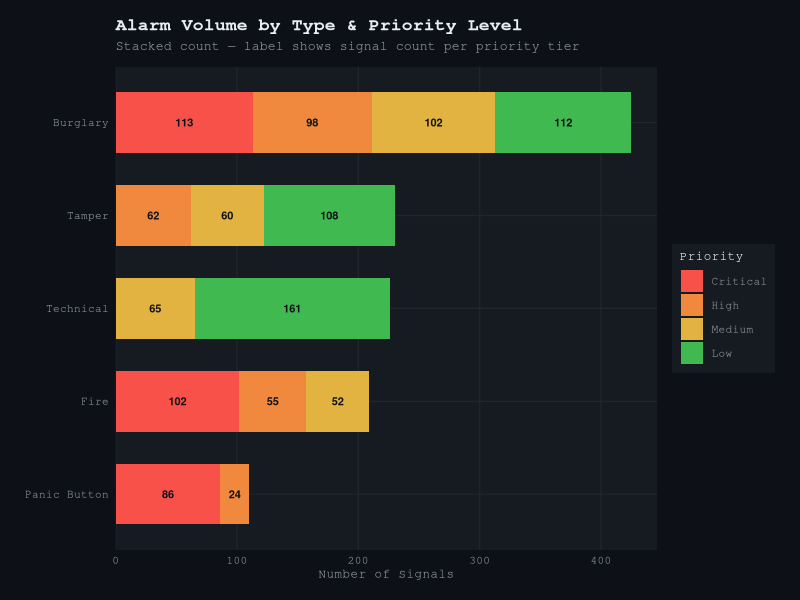
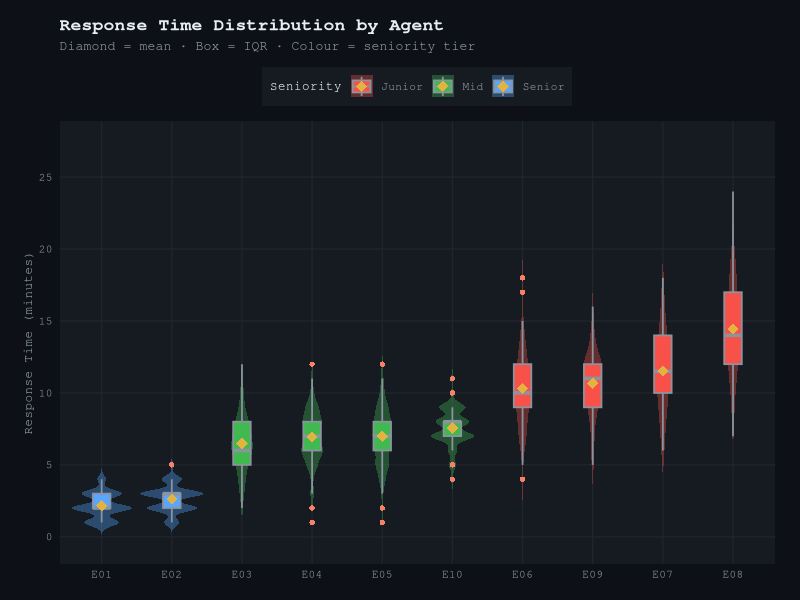
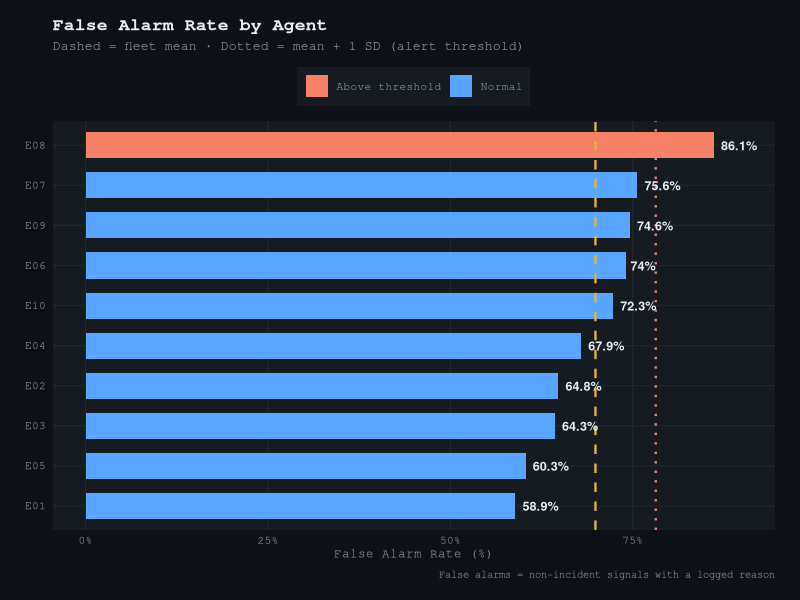
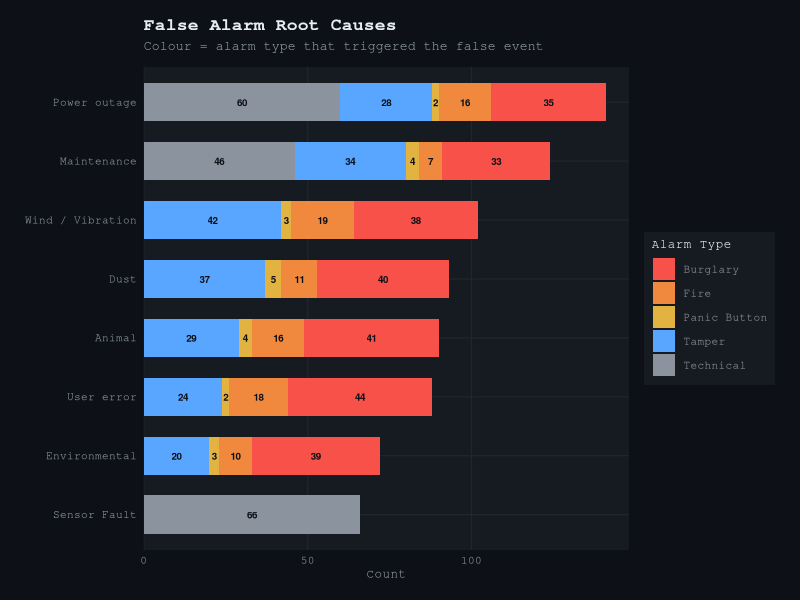
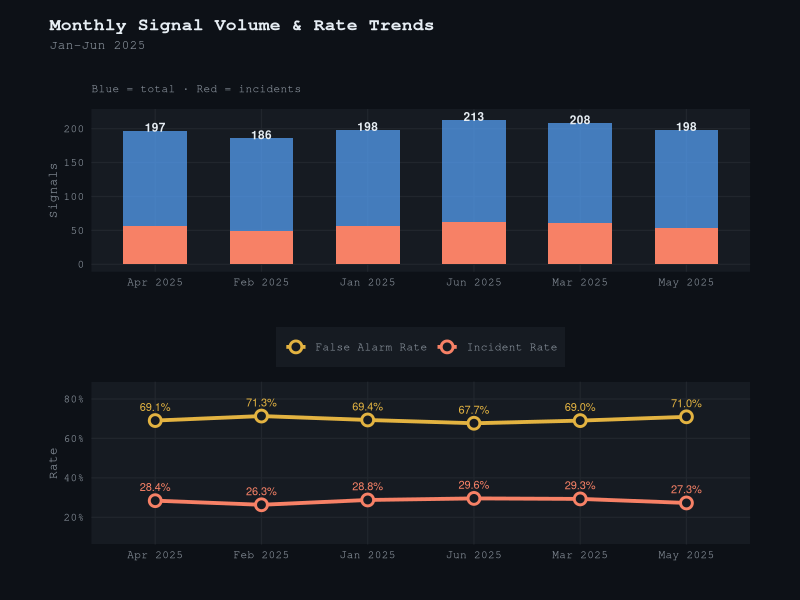
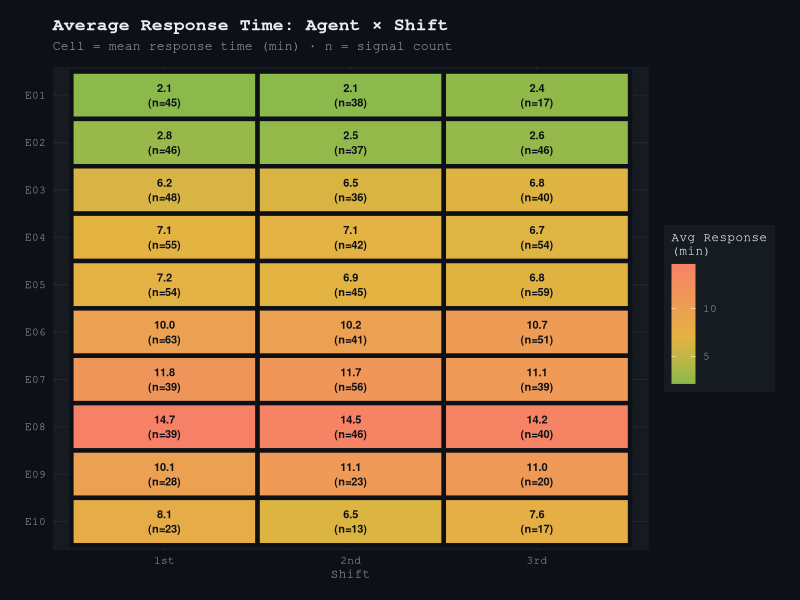
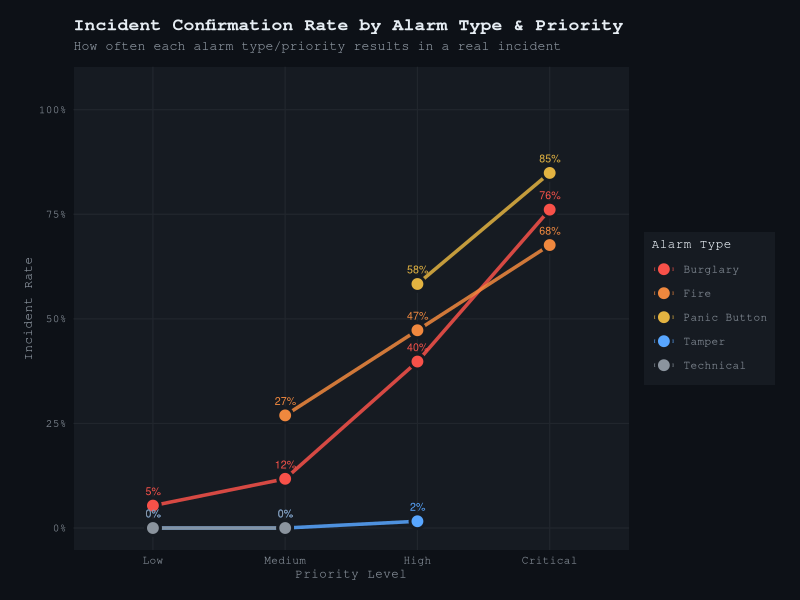
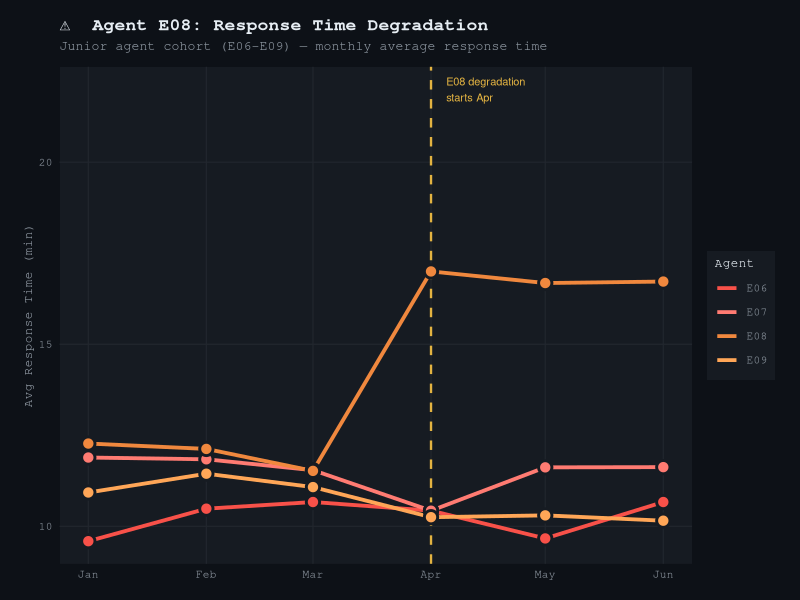

Recreate these plots in R, in order.
# =============================================================================
#  Security Operations Center (SOC) — Alarm Signal Analysis
#  Author  : Konstantina Gianniou
#  Dataset : SOC_Enhanced_Dataset.xlsx  (1,200 alarm signals, Jan–Jun 2025)
#  Purpose : Agent performance audit, false alarm intelligence,
#            incident pattern analysis, and statistical hypothesis testing
# =============================================================================

# ── 0. SETUP ──────────────────────────────────────────────────────────────────

required <- c(
  "readxl", "dplyr", "tidyr", "lubridate", "stringr", "forcats",
  "ggplot2", "scales", "patchwork", "ggtext", "viridis",
  "broom", "knitr"
)
new_pkgs <- setdiff(required, rownames(installed.packages()))
if (length(new_pkgs)) install.packages(new_pkgs, repos = "https://cloud.r-project.org")

suppressPackageStartupMessages({
  library(readxl); library(dplyr); library(tidyr); library(lubridate)
  library(stringr); library(forcats); library(ggplot2); library(scales)
  library(patchwork); library(viridis); library(broom); library(knitr)
})

dir.create("plots", showWarnings = FALSE)

cat("=== SOC Alarm Analysis — Initialised ===\n\n")


# ── 1. DATA LOADING & CLEANING ────────────────────────────────────────────────

raw <- read_excel("SOC_Enhanced_Dataset.xlsx", sheet = "SOC_Alarms")

df <- raw %>%
  mutate(
    Date             = as.Date(Date),
    Month            = floor_date(Date, "month"),
    Month_Label      = format(Date, "%b %Y"),
    Week             = floor_date(Date, "week"),
    Hour             = as.integer(str_extract(Time, "^\\d+")),
    # Binary flags
    is_incident      = (Incident == "Yes"),
    is_false_alarm   = (!is_incident & False_Alarm_Reason != "N/A"),
    police_called    = (Police_Called == "Yes"),
    fire_called      = (Fire_Department_Called == "Yes"),
    escalated        = (Escalated == "Yes"),
    # Ordered factors
    Priority_Level   = factor(Priority_Level,
                              levels = c("Low","Medium","High","Critical"),
                              ordered = TRUE),
    Agent_Seniority  = factor(Agent_Seniority,
                              levels = c("Junior","Mid","Senior"),
                              ordered = TRUE),
    Shift            = factor(Shift, levels = c("1st","2nd","3rd")),
    # False alarm reason — replace "N/A" with NA for cleaner analysis
    FA_Reason        = ifelse(False_Alarm_Reason == "N/A" | is.na(False_Alarm_Reason),
                              NA_character_, False_Alarm_Reason)
  )

cat(sprintf("Records loaded   : %d\n",  nrow(df)))
cat(sprintf("Date range       : %s → %s\n", min(df$Date), max(df$Date)))
cat(sprintf("Agents           : %s\n",
            paste(sort(unique(df$Handled_By)), collapse = ", ")))
cat(sprintf("Alarm types      : %s\n",
            paste(sort(unique(df$Alarm_Type)), collapse = ", ")))
cat(sprintf("Incident rate    : %.1f%%\n", mean(df$is_incident)*100))
cat(sprintf("False alarm rate : %.1f%%\n", mean(df$is_false_alarm, na.rm=TRUE)*100))


# ── 2. COLOUR PALETTE & THEME ─────────────────────────────────────────────────

# Dark operational theme — fitting for a SOC environment
COL_BG      <- "#0D1117"
COL_PANEL   <- "#161B22"
COL_GRID    <- "#21262D"
COL_TEXT    <- "#E6EDF3"
COL_MUTED   <- "#8B949E"
COL_ACCENT  <- "#F78166"   # red-orange — alert colour
COL_SAFE    <- "#3FB950"   # green — resolved / safe
COL_INFO    <- "#58A6FF"   # blue — informational
COL_WARN    <- "#E3B341"   # amber — warning

priority_cols <- c(
  "Low"      = "#3FB950",
  "Medium"   = "#E3B341",
  "High"     = "#F0883E",
  "Critical" = "#F85149"
)

alarm_cols <- c(
  "Burglary"     = "#F85149",
  "Fire"         = "#F0883E",
  "Panic Button" = "#E3B341",
  "Tamper"       = "#58A6FF",
  "Technical"    = "#8B949E"
)

agent_cols <- c(
  E01="#58A6FF", E02="#79C0FF",
  E03="#3FB950", E04="#56D364", E05="#2EA043", E10="#85E89D",
  E06="#F85149", E07="#FF7B72", E08="#F0883E", E09="#FFA657"
)

seniority_cols <- c("Senior"="#58A6FF", "Mid"="#3FB950", "Junior"="#F85149")

soc_theme <- theme_minimal(base_family = "mono") +
  theme(
    plot.background    = element_rect(fill = COL_BG,    colour = NA),
    panel.background   = element_rect(fill = COL_PANEL, colour = NA),
    panel.grid.major   = element_line(colour = COL_GRID, linewidth = 0.4),
    panel.grid.minor   = element_blank(),
    plot.title         = element_text(colour = COL_TEXT,  face="bold", size=13),
    plot.subtitle      = element_text(colour = COL_MUTED, size=9.5,
                                      margin = margin(b=10)),
    plot.caption       = element_text(colour = COL_MUTED, size=7.5,
                                      margin = margin(t=8)),
    axis.title         = element_text(colour = COL_MUTED, size=9),
    axis.text          = element_text(colour = COL_MUTED, size=8),
    legend.background  = element_rect(fill = COL_PANEL, colour = NA),
    legend.title       = element_text(colour = COL_TEXT,  size=9),
    legend.text        = element_text(colour = COL_MUTED, size=8),
    strip.background   = element_rect(fill = COL_GRID, colour = NA),
    strip.text         = element_text(colour = COL_TEXT, face="bold", size=9),
    plot.margin        = margin(14, 18, 14, 18)
  )

theme_set(soc_theme)


# ── 3. KPI SUMMARY ────────────────────────────────────────────────────────────

kpi <- list(
  total_signals    = nrow(df),
  incident_rate    = mean(df$is_incident),
  false_alarm_rate = mean(df$is_false_alarm, na.rm = TRUE),
  escalation_rate  = mean(df$escalated),
  avg_response     = mean(df$Response_Time_Min),
  avg_resolution   = mean(df$Resolution_Time_Min),
  critical_pct     = mean(df$Priority_Level == "Critical")
)

cat("\n── OPERATIONAL KPIs ─────────────────────────────────────────────────────\n")
cat(sprintf("Total Signals      : %d\n",   kpi$total_signals))
cat(sprintf("Incident Rate      : %.1f%%\n", kpi$incident_rate*100))
cat(sprintf("False Alarm Rate   : %.1f%%\n", kpi$false_alarm_rate*100))
cat(sprintf("Escalation Rate    : %.1f%%\n", kpi$escalation_rate*100))
cat(sprintf("Avg Response Time  : %.1f min\n", kpi$avg_response))
cat(sprintf("Avg Resolution Time: %.1f min\n", kpi$avg_resolution))
cat(sprintf("Critical Signals   : %.1f%%\n", kpi$critical_pct*100))


# ── 4. AGENT PERFORMANCE TABLE ────────────────────────────────────────────────

agent_summary <- df %>%
  group_by(Handled_By, Agent_Seniority) %>%
  summarise(
    Total_Signals      = n(),
    Incidents          = sum(is_incident),
    Incident_Rate_Pct  = round(mean(is_incident)*100, 1),
    False_Alarms       = sum(is_false_alarm, na.rm=TRUE),
    False_Alarm_Pct    = round(mean(is_false_alarm, na.rm=TRUE)*100, 1),
    Avg_Response_Min   = round(mean(Response_Time_Min), 2),
    Avg_Resolution_Min = round(mean(Resolution_Time_Min), 2),
    Escalations        = sum(escalated),
    .groups = "drop"
  ) %>%
  arrange(Agent_Seniority, Handled_By)

cat("\n── AGENT PERFORMANCE SUMMARY ────────────────────────────────────────────\n")
print(kable(agent_summary, format = "simple"))


# ── 5. PLOT 1: Alarm Type Distribution with Priority Breakdown ────────────────

p1 <- df %>%
  count(Alarm_Type, Priority_Level) %>%
  group_by(Alarm_Type) %>%
  mutate(total = sum(n), pct = n/total) %>%
  ggplot(aes(x = fct_reorder(Alarm_Type, total, .desc=FALSE),
             y = n, fill = Priority_Level)) +
  geom_col(width = 0.65) +
  geom_text(aes(label = n, group = Priority_Level),
            position = position_stack(vjust = 0.5),
            size = 2.8, colour = COL_BG, fontface = "bold") +
  coord_flip() +
  scale_fill_manual(values = priority_cols,
                    guide  = guide_legend(reverse=TRUE)) +
  scale_y_continuous(expand = expansion(mult=c(0,0.05))) +
  labs(
    title    = "Alarm Volume by Type & Priority Level",
    subtitle = "Stacked count — label shows signal count per priority tier",
    x = NULL, y = "Number of Signals", fill = "Priority"
  )

ggsave("plots/01_alarm_type_priority.png", p1,
       width=10, height=5.5, dpi=150, bg=COL_BG)


# ── 6. PLOT 2: Agent Response Time Comparison ─────────────────────────────────

# Violin + boxplot hybrid for full distribution view
p2 <- df %>%
  mutate(Handled_By = fct_reorder(Handled_By, Response_Time_Min, median)) %>%
  ggplot(aes(x = Handled_By, y = Response_Time_Min, fill = Agent_Seniority)) +
  geom_violin(alpha = 0.35, colour = NA, trim = FALSE) +
  geom_boxplot(width = 0.25, outlier.shape = 21, outlier.size = 1.5,
               outlier.colour = NA, outlier.fill = COL_ACCENT,
               colour = COL_MUTED, linewidth = 0.6) +
  stat_summary(fun = mean, geom = "point", shape = 18,
               size = 3.5, colour = COL_WARN) +
  scale_fill_manual(values = seniority_cols) +
  scale_y_continuous(breaks = seq(0, 30, 5)) +
  labs(
    title    = "Response Time Distribution by Agent",
    subtitle = "Diamond = mean · Box = IQR · Colour = seniority tier",
    x = NULL, y = "Response Time (minutes)", fill = "Seniority"
  ) +
  theme(legend.position = "top")

ggsave("plots/02_agent_response_time.png", p2,
       width=11, height=6, dpi=150, bg=COL_BG)


# ── 7. PLOT 3: False Alarm Rate by Agent — Ranked ────────────────────────────

p3 <- agent_summary %>%
  mutate(
    Handled_By = fct_reorder(Handled_By, False_Alarm_Pct),
    flag = ifelse(False_Alarm_Pct > mean(False_Alarm_Pct) + sd(False_Alarm_Pct),
                  "Above threshold", "Normal")
  ) %>%
  ggplot(aes(x = Handled_By, y = False_Alarm_Pct, fill = flag)) +
  geom_col(width = 0.65) +
  geom_hline(aes(yintercept = mean(agent_summary$False_Alarm_Pct)),
             colour = COL_WARN, linetype = "dashed", linewidth = 0.8) +
  geom_hline(aes(yintercept = mean(agent_summary$False_Alarm_Pct) +
                   sd(agent_summary$False_Alarm_Pct)),
             colour = COL_ACCENT, linetype = "dotted", linewidth = 0.8) +
  geom_text(aes(label = paste0(False_Alarm_Pct, "%")),
            hjust = -0.2, size = 3.2, colour = COL_TEXT, fontface = "bold") +
  coord_flip() +
  scale_fill_manual(values = c("Above threshold" = COL_ACCENT,
                                "Normal"          = COL_INFO)) +
  scale_y_continuous(limits = c(0, 90), labels = label_percent(scale=1)) +
  labs(
    title    = "False Alarm Rate by Agent",
    subtitle = "Dashed = fleet mean · Dotted = mean + 1 SD (alert threshold)",
    x = NULL, y = "False Alarm Rate (%)", fill = NULL,
    caption  = "False alarms = non-incident signals with a logged reason"
  ) +
  theme(legend.position = "top")

ggsave("plots/03_false_alarm_rate_agent.png", p3,
       width=10, height=6, dpi=150, bg=COL_BG)


# ── 8. PLOT 4: False Alarm Reasons Breakdown ─────────────────────────────────

p4 <- df %>%
  filter(!is.na(FA_Reason)) %>%
  count(FA_Reason, Alarm_Type) %>%
  mutate(FA_Reason = fct_reorder(FA_Reason, n, sum)) %>%
  ggplot(aes(x = FA_Reason, y = n, fill = Alarm_Type)) +
  geom_col(width = 0.65) +
  geom_text(aes(label = n, group = Alarm_Type),
            position = position_stack(vjust = 0.5),
            size = 2.5, colour = COL_BG, fontface = "bold") +
  coord_flip() +
  scale_fill_manual(values = alarm_cols) +
  scale_y_continuous(expand = expansion(mult=c(0,0.05))) +
  labs(
    title    = "False Alarm Root Causes",
    subtitle = "Colour = alarm type that triggered the false event",
    x = NULL, y = "Count", fill = "Alarm Type"
  )

ggsave("plots/04_false_alarm_reasons.png", p4,
       width=10, height=5.5, dpi=150, bg=COL_BG)


# ── 9. PLOT 5: Monthly Signal Volume & Incident Trend ─────────────────────────

monthly_trend <- df %>%
  group_by(Month, Month_Label) %>%
  summarise(
    Total     = n(),
    Incidents = sum(is_incident),
    Inc_Rate  = mean(is_incident),
    FA_Rate   = mean(is_false_alarm, na.rm=TRUE),
    Avg_RT    = mean(Response_Time_Min),
    .groups   = "drop"
  ) %>%
  arrange(Month)

p5_bar <- monthly_trend %>%
  pivot_longer(c(Incidents, Total), names_to = "type", values_to = "n") %>%
  filter(type == "Total") %>%
  ggplot(aes(x = Month_Label, y = n)) +
  geom_col(fill = COL_INFO, width = 0.6, alpha = 0.7) +
  geom_col(data = monthly_trend %>%
             mutate(n = Incidents, Month_Label = Month_Label),
           aes(x = Month_Label, y = n),
           fill = COL_ACCENT, width = 0.6, inherit.aes = FALSE) +
  geom_text(data = monthly_trend, aes(x = Month_Label, y = Total + 5,
            label = Total), colour = COL_TEXT, size = 3, fontface="bold",
            inherit.aes = FALSE) +
  labs(x = NULL, y = "Signals", subtitle = "Blue = total · Red = incidents") +
  theme(plot.subtitle = element_text(size=8))

p5_line <- monthly_trend %>%
  pivot_longer(c(Inc_Rate, FA_Rate), names_to="metric", values_to="rate") %>%
  mutate(metric = recode(metric,
    "Inc_Rate" = "Incident Rate",
    "FA_Rate"  = "False Alarm Rate")) %>%
  ggplot(aes(x = Month_Label, y = rate, colour = metric, group = metric)) +
  geom_line(linewidth = 1.3) +
  geom_point(size = 3, shape = 21, fill = COL_PANEL, stroke = 1.5) +
  geom_text(aes(label = percent(rate, accuracy=0.1)),
            vjust = -1.2, size = 2.8, show.legend = FALSE) +
  scale_colour_manual(values = c("Incident Rate" = COL_ACCENT,
                                 "False Alarm Rate" = COL_WARN)) +
  scale_y_continuous(labels = percent_format(), limits = c(0.1, 0.85)) +
  labs(x = NULL, y = "Rate", colour = NULL) +
  theme(legend.position = "top", plot.subtitle = element_blank())

p5 <- (p5_bar / p5_line) +
  plot_annotation(
    title    = "Monthly Signal Volume & Rate Trends",
    subtitle = "Jan–Jun 2025",
    theme = theme(
      plot.title    = element_text(colour=COL_TEXT, face="bold", size=13),
      plot.subtitle = element_text(colour=COL_MUTED, size=9),
      plot.background = element_rect(fill=COL_BG, colour=NA)
    )
  )

ggsave("plots/05_monthly_trends.png", p5,
       width=11, height=8, dpi=150, bg=COL_BG)


# ── 10. PLOT 6: Agent × Shift Performance Heatmap ────────────────────────────

shift_agent <- df %>%
  group_by(Handled_By, Shift) %>%
  summarise(
    avg_response = mean(Response_Time_Min),
    n            = n(),
    inc_rate     = mean(is_incident),
    .groups = "drop"
  )

p6 <- shift_agent %>%
  ggplot(aes(x = Shift, y = fct_rev(Handled_By), fill = avg_response)) +
  geom_tile(colour = COL_BG, linewidth = 1.5) +
  geom_text(aes(label = sprintf("%.1f\n(n=%d)", avg_response, n)),
            size = 2.8, colour = COL_BG, fontface = "bold", lineheight = 1.1) +
  scale_fill_gradient2(
    low      = COL_SAFE,
    mid      = COL_WARN,
    high     = COL_ACCENT,
    midpoint = 7,
    name     = "Avg Response\n(min)"
  ) +
  labs(
    title    = "Average Response Time: Agent × Shift",
    subtitle = "Cell = mean response time (min) · n = signal count",
    x = "Shift", y = NULL
  ) +
  theme(panel.grid = element_blank())

ggsave("plots/06_heatmap_agent_shift.png", p6,
       width=9, height=6, dpi=150, bg=COL_BG)


# ── 11. PLOT 7: Incident Rate by Alarm Type × Priority ───────────────────────

p7 <- df %>%
  group_by(Alarm_Type, Priority_Level) %>%
  summarise(
    total     = n(),
    incidents = sum(is_incident),
    inc_rate  = incidents / total,
    .groups   = "drop"
  ) %>%
  ggplot(aes(x = Priority_Level, y = inc_rate,
             colour = Alarm_Type, group = Alarm_Type)) +
  geom_line(linewidth = 1.2, alpha = 0.85) +
  geom_point(size = 4, shape = 21, aes(fill = Alarm_Type),
             colour = COL_PANEL, stroke = 1.5) +
  geom_text(aes(label = percent(inc_rate, accuracy=1)),
            vjust = -1.3, size = 2.7, show.legend = FALSE) +
  scale_colour_manual(values = alarm_cols) +
  scale_fill_manual(values = alarm_cols) +
  scale_y_continuous(labels = percent_format(), limits = c(0, 1.05)) +
  labs(
    title    = "Incident Confirmation Rate by Alarm Type & Priority",
    subtitle = "How often each alarm type/priority results in a real incident",
    x = "Priority Level", y = "Incident Rate", colour = "Alarm Type",
    fill = "Alarm Type"
  ) +
  theme(legend.position = "right")

ggsave("plots/07_incident_rate_type_priority.png", p7,
       width=11, height=6, dpi=150, bg=COL_BG)


# ── 12. PLOT 8: E08 Response Time Degradation Over Time ──────────────────────

# E08 was seeded to degrade after April — let's surface it analytically

p8 <- df %>%
  filter(Handled_By %in% c("E08","E06","E07","E09")) %>%   # Junior peers for comparison
  group_by(Handled_By, Month, Month_Label) %>%
  summarise(avg_rt = mean(Response_Time_Min), n = n(), .groups="drop") %>%
  arrange(Month) %>%
  ggplot(aes(x = Month, y = avg_rt, colour = Handled_By, group = Handled_By)) +
  geom_vline(xintercept = as.numeric(as.Date("2025-04-01")),
             linetype = "dashed", colour = COL_WARN, linewidth = 0.8) +
  geom_line(linewidth = 1.3) +
  geom_point(size = 3.5, shape = 21, aes(fill=Handled_By),
             colour=COL_PANEL, stroke=1.5, show.legend=FALSE) +
  annotate("text", x = as.Date("2025-04-05"), y = 22,
           label = "E08 degradation\nstarts Apr", colour=COL_WARN,
           size = 2.8, hjust=0, lineheight=1.2) +
  scale_colour_manual(values = agent_cols) +
  scale_fill_manual(values = agent_cols) +
  scale_x_date(date_labels="%b", date_breaks="1 month") +
  scale_y_continuous(breaks=seq(0,30,5)) +
  labs(
    title    = "⚠  Agent E08: Response Time Degradation",
    subtitle = "Junior agent cohort (E06–E09) — monthly average response time",
    x = NULL, y = "Avg Response Time (min)", colour = "Agent"
  )

ggsave("plots/08_e08_degradation.png", p8,
       width=11, height=6, dpi=150, bg=COL_BG)


# ── 13. PLOT 9: False Alarm Rate by Client Type ───────────────────────────────

p9 <- df %>%
  group_by(Client_Type) %>%
  summarise(
    total      = n(),
    fa_count   = sum(is_false_alarm, na.rm=TRUE),
    fa_rate    = fa_count / total,
    inc_rate   = mean(is_incident),
    .groups = "drop"
  ) %>%
  arrange(fa_rate) %>%
  mutate(Client_Type = fct_reorder(Client_Type, fa_rate)) %>%
  pivot_longer(c(fa_rate, inc_rate), names_to="metric", values_to="rate") %>%
  mutate(metric = recode(metric,
    "fa_rate"  = "False Alarm Rate",
    "inc_rate" = "Incident Rate")) %>%
  ggplot(aes(x = Client_Type, y = rate, fill = metric)) +
  geom_col(position = position_dodge(width = 0.65), width = 0.55) +
  geom_text(aes(label = percent(rate, accuracy=0.1)),
            position = position_dodge(width=0.65),
            vjust = -0.4, size = 2.8, colour = COL_TEXT, fontface="bold") +
  scale_fill_manual(values = c("False Alarm Rate"=COL_WARN,
                                "Incident Rate"   =COL_ACCENT)) +
  scale_y_continuous(labels = percent_format(), limits=c(0,0.85)) +
  labs(
    title    = "False Alarm vs Incident Rate by Client Type",
    subtitle = "Grouped comparison across all 6 client categories",
    x = NULL, y = "Rate", fill = NULL
  ) +
  theme(legend.position = "top")

ggsave("plots/09_client_type_rates.png", p9,
       width=11, height=6, dpi=150, bg=COL_BG)


# ── 14. PLOT 10: Composite Dashboard ─────────────────────────────────────────

dashboard <- (p1 | p3) / (p2) / (p7 | p9) +
  plot_annotation(
    title    = "SOC ALARM INTELLIGENCE DASHBOARD",
    subtitle = "Security Operations Center · Jan–Jun 2025 · 1,200 Signals · 10 Agents",
    theme    = theme(
      plot.background = element_rect(fill=COL_BG, colour=NA),
      plot.title      = element_text(colour=COL_ACCENT, face="bold", size=17,
                                     family="mono"),
      plot.subtitle   = element_text(colour=COL_MUTED, size=10, family="mono",
                                     margin=margin(b=12))
    )
  )

ggsave("plots/00_soc_dashboard.png", dashboard,
       width=18, height=20, dpi=150, bg=COL_BG)
cat("\n✓ Composite dashboard saved → plots/00_soc_dashboard.png\n")


# ── 15. STATISTICAL ANALYSIS ──────────────────────────────────────────────────

cat("\n══════════════════════════════════════════════════════════════════\n")
cat("  STATISTICAL FINDINGS\n")
cat("══════════════════════════════════════════════════════════════════\n\n")

# 15a. ANOVA: Response time by Agent
cat("── A. One-Way ANOVA: Response Time ~ Agent ─────────────────────\n")
anova_agent <- aov(Response_Time_Min ~ Handled_By, data = df)
print(summary(anova_agent))

# 15b. ANOVA: Response time by Seniority
cat("\n── B. One-Way ANOVA: Response Time ~ Seniority ─────────────────\n")
anova_sen <- aov(Response_Time_Min ~ Agent_Seniority, data = df)
print(summary(anova_sen))

# 15c. Kruskal-Wallis (non-parametric alternative): Seniority vs Response
cat("\n── C. Kruskal-Wallis: Response Time ~ Seniority (non-parametric) \n")
kw <- kruskal.test(Response_Time_Min ~ Agent_Seniority, data=df)
print(kw)

# 15d. Chi-square: Is false alarm rate independent of Shift?
cat("\n── D. Chi-Square: False Alarm vs Shift ─────────────────────────\n")
fa_shift_tbl <- table(df$is_false_alarm, df$Shift)
print(chisq.test(fa_shift_tbl))

# 15e. Chi-square: Incident rate vs Client Type
cat("\n── E. Chi-Square: Incident Rate vs Client Type ──────────────────\n")
inc_ct_tbl <- table(df$is_incident, df$Client_Type)
print(chisq.test(inc_ct_tbl))

# 15f. Spearman: Response time vs Priority
cat("\n── F. Spearman Correlation: Response Time vs Priority (numeric) ─\n")
df_cor <- df %>% mutate(priority_num = as.integer(Priority_Level))
cor_res <- cor.test(df_cor$Response_Time_Min, df_cor$priority_num,
                    method = "spearman")
cat(sprintf("ρ = %.4f,  p-value = %.6f\n", cor_res$estimate, cor_res$p.value))

# 15g. Logistic regression: Predictors of an incident
cat("\n── G. Logistic Regression: Incident ~ Priority + Alarm + Seniority\n")
logit <- glm(is_incident ~ Priority_Level + Alarm_Type + Agent_Seniority,
             data   = df,
             family = binomial(link = "logit"))
tidy_logit <- tidy(logit, exponentiate = TRUE, conf.int = TRUE) %>%
  mutate(across(where(is.numeric), ~round(.x, 4))) %>%
  rename(OddsRatio = estimate)
print(kable(tidy_logit, format = "simple"))
cat(sprintf("\nLogit model AIC : %.2f\n", AIC(logit)))
cat(sprintf("Null deviance   : %.2f (df=%d)\n",
            logit$null.deviance, logit$df.null))
cat(sprintf("Residual deviance: %.2f (df=%d)\n",
            logit$deviance, logit$df.residual))

# Pseudo R² (McFadden)
pseudo_r2 <- 1 - (logit$deviance / logit$null.deviance)
cat(sprintf("McFadden Pseudo R²: %.4f\n", pseudo_r2))

# 15h. E08 specific t-test: before vs after April
cat("\n── H. T-Test: E08 Response Time Before vs After April 2025 ─────\n")
e08 <- df %>% filter(Handled_By == "E08") %>%
  mutate(period = ifelse(Date < as.Date("2025-04-01"), "Before Apr", "From Apr"))
t_e08 <- t.test(Response_Time_Min ~ period, data = e08, var.equal = FALSE)
print(t_e08)


# ── 16. AGENT ISSUE FLAGS ─────────────────────────────────────────────────────

cat("\n══════════════════════════════════════════════════════════════════\n")
cat("  AUTOMATED AGENT ISSUE FLAGS\n")
cat("══════════════════════════════════════════════════════════════════\n\n")

fleet_avg_rt <- mean(df$Response_Time_Min)
fleet_sd_rt  <- sd(df$Response_Time_Min)
fleet_fa     <- mean(df$is_false_alarm, na.rm=TRUE)
fleet_sd_fa  <- sd(df$is_false_alarm, na.rm=TRUE)

flags <- agent_summary %>%
  mutate(
    flag_slow_response = Avg_Response_Min > (fleet_avg_rt + fleet_sd_rt),
    flag_high_fa       = False_Alarm_Pct/100 > (fleet_fa + fleet_sd_fa),
    flag_high_incidents = Incident_Rate_Pct > mean(agent_summary$Incident_Rate_Pct) +
                          sd(agent_summary$Incident_Rate_Pct)
  ) %>%
  filter(flag_slow_response | flag_high_fa | flag_high_incidents) %>%
  select(Handled_By, Agent_Seniority,
         Avg_Response_Min, False_Alarm_Pct, Incident_Rate_Pct,
         flag_slow_response, flag_high_fa, flag_high_incidents)

if (nrow(flags) > 0) {
  cat("⚠  FLAGGED AGENTS:\n\n")
  print(kable(flags, format="simple"))
} else {
  cat("✓ No agents flagged outside thresholds.\n")
}


# ── 17. EXPORT SUMMARY TABLES ─────────────────────────────────────────────────

write.csv(agent_summary,   "agent_performance_summary.csv",  row.names=FALSE)
write.csv(monthly_trend,   "monthly_summary.csv",            row.names=FALSE)
write.csv(flags,           "flagged_agents.csv",             row.names=FALSE)

cat("\n✓ Summary CSVs exported.\n")
cat("✓ All plots saved to ./plots/\n")
cat("\n=== Analysis complete. ===\n")
